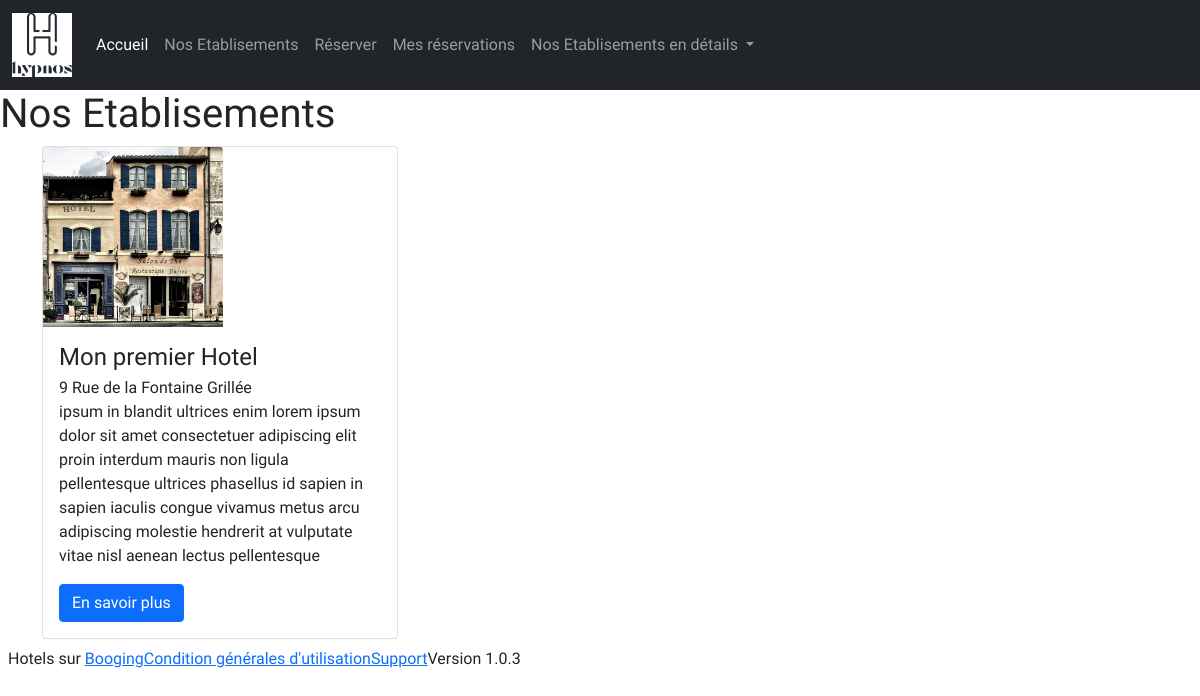
The page /hotels on the database as committed earlier.
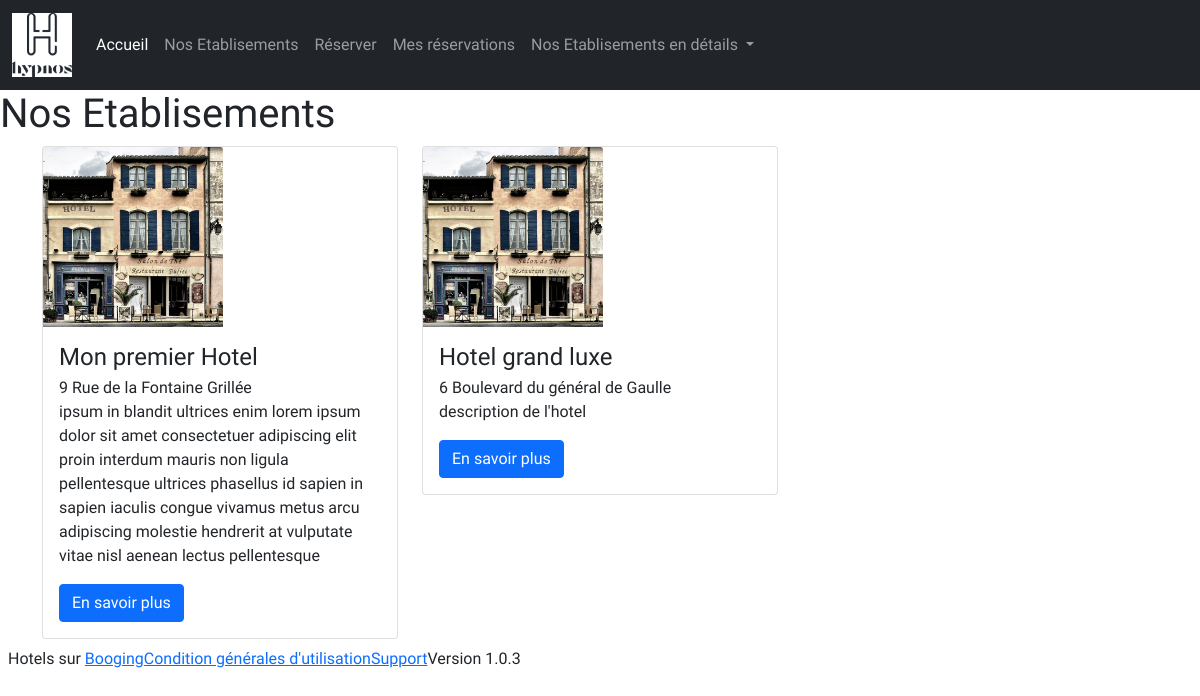
The same page on the database as committed later.
### app.py (models this page shows, shortened)
class Hotel(db_wrapper.Model):
    name = CharField()
    address = CharField()
    city = CharField()
    description = CharField()
    updated = DateTimeField(default=datetime.now)

### index.py (the view)
@index_api.route("/hotels")
def hotel_list():
    hotels = Hotel.select()
    return render_template("hotel_list.html", hotels=hotels)

### templates/hotel_list.html (shortened to what this page needs)
{% extends "footer.html" %}
{% block content %}
<h1>Nos Etablisements</h1>
<div class="container">
    <div class="row">
        {% for hotel in hotels %}
        <div class="col-lg-4 col-md-12">
            <div class="card">
                <img class="card-img-top" src="/static/img/hotel.jpg" alt="photo de l'hotel">
                <div class="card-body">
                    <h4 class="card-title">{{ hotel.name }}</h4>
                    <p class="card-subtitle">{{ hotel.address }}</p>
                    <p class="card-text"> {{ hotel.description }}</p>
                    <form action="/hotels/hotel" method="get">
                        <button type="submit" formmethod="get" class="btn btn-primary">En savoir plus</button>
                    </form>
                </div>
            </div>
        </div>
        {% endfor %}
    </div>
</div>
{% endblock %}

Rows that differ between the two databases and show on the page:
added Hotel: name "Hotel grand luxe", address "6 Boulevard du général de Gaulle", description "description de l'hotel"
